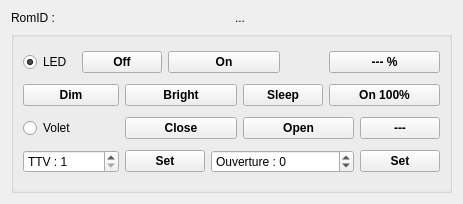
<?xml version="1.0" encoding="UTF-8"?>
<ui version="4.0">
 <class>LedOWui</class>
 <widget class="QWidget" name="LedOWui">
  <property name="geometry">
   <rect>
    <x>0</x>
    <y>0</y>
    <width>463</width>
    <height>204</height>
   </rect>
  </property>
  <property name="windowTitle">
   <string>Add Icons</string>
  </property>
  <layout class="QGridLayout" name="gridLayout_2">
   <item row="1" column="0" colspan="2">
    <widget class="QGroupBox" name="Mode">
     <property name="sizePolicy">
      <sizepolicy hsizetype="Minimum" vsizetype="MinimumExpanding">
       <horstretch>0</horstretch>
       <verstretch>0</verstretch>
      </sizepolicy>
     </property>
     <property name="title">
      <string/>
     </property>
     <layout class="QGridLayout" name="gridLayout">
      <item row="0" column="0">
       <widget class="QRadioButton" name="radioButtonLED">
        <property name="text">
         <string>LED</string>
        </property>
        <property name="checked">
         <bool>true</bool>
        </property>
       </widget>
      </item>
      <item row="0" column="1" colspan="2">
       <widget class="QPushButton" name="Off">
        <property name="font">
         <font>
          <weight>75</weight>
          <bold>true</bold>
         </font>
        </property>
        <property name="text">
         <string>Off</string>
        </property>
       </widget>
      </item>
      <item row="0" column="3" colspan="3">
       <widget class="QPushButton" name="On">
        <property name="font">
         <font>
          <weight>75</weight>
          <bold>true</bold>
         </font>
        </property>
        <property name="text">
         <string>On</string>
        </property>
       </widget>
      </item>
      <item row="0" column="7" colspan="2">
       <widget class="QPushButton" name="pushButtonPRC">
        <property name="font">
         <font>
          <weight>75</weight>
          <bold>true</bold>
         </font>
        </property>
        <property name="text">
         <string>--- %</string>
        </property>
       </widget>
      </item>
      <item row="1" column="0" colspan="2">
       <widget class="QPushButton" name="Dim">
        <property name="font">
         <font>
          <weight>75</weight>
          <bold>true</bold>
         </font>
        </property>
        <property name="text">
         <string>Dim</string>
        </property>
       </widget>
      </item>
      <item row="1" column="2" colspan="3">
       <widget class="QPushButton" name="Bright">
        <property name="font">
         <font>
          <weight>75</weight>
          <bold>true</bold>
         </font>
        </property>
        <property name="text">
         <string>Bright</string>
        </property>
       </widget>
      </item>
      <item row="1" column="5" colspan="2">
       <widget class="QPushButton" name="Sleep">
        <property name="font">
         <font>
          <weight>75</weight>
          <bold>true</bold>
         </font>
        </property>
        <property name="text">
         <string>Sleep</string>
        </property>
       </widget>
      </item>
      <item row="1" column="7" colspan="2">
       <widget class="QPushButton" name="On100">
        <property name="font">
         <font>
          <weight>75</weight>
          <bold>true</bold>
         </font>
        </property>
        <property name="text">
         <string>On 100%</string>
        </property>
       </widget>
      </item>
      <item row="2" column="0">
       <widget class="QRadioButton" name="radioButtonVolet">
        <property name="text">
         <string>Volet</string>
        </property>
       </widget>
      </item>
      <item row="2" column="2" colspan="3">
       <widget class="QPushButton" name="Close">
        <property name="font">
         <font>
          <weight>75</weight>
          <bold>true</bold>
         </font>
        </property>
        <property name="text">
         <string>Close</string>
        </property>
       </widget>
      </item>
      <item row="2" column="8">
       <widget class="QPushButton" name="pushButtonVolet">
        <property name="font">
         <font>
          <weight>75</weight>
          <bold>true</bold>
         </font>
        </property>
        <property name="text">
         <string>---</string>
        </property>
       </widget>
      </item>
      <item row="3" column="0" colspan="2">
       <widget class="QSpinBox" name="TTV">
        <property name="prefix">
         <string>TTV : </string>
        </property>
        <property name="minimum">
         <number>1</number>
        </property>
       </widget>
      </item>
      <item row="3" column="2" colspan="2">
       <widget class="QPushButton" name="SetTTV">
        <property name="font">
         <font>
          <weight>75</weight>
          <bold>true</bold>
         </font>
        </property>
        <property name="text">
         <string>Set</string>
        </property>
       </widget>
      </item>
      <item row="3" column="4" colspan="4">
       <widget class="QSpinBox" name="spinBoxVolet">
        <property name="suffix">
         <string/>
        </property>
        <property name="prefix">
         <string>Ouverture : </string>
        </property>
        <property name="minimum">
         <number>-255</number>
        </property>
       </widget>
      </item>
      <item row="3" column="8">
       <widget class="QPushButton" name="SetVolet">
        <property name="font">
         <font>
          <weight>75</weight>
          <bold>true</bold>
         </font>
        </property>
        <property name="text">
         <string>Set</string>
        </property>
       </widget>
      </item>
      <item row="2" column="5" colspan="3">
       <widget class="QPushButton" name="Open">
        <property name="font">
         <font>
          <weight>75</weight>
          <bold>true</bold>
         </font>
        </property>
        <property name="text">
         <string>Open</string>
        </property>
       </widget>
      </item>
     </layout>
    </widget>
   </item>
   <item row="0" column="0">
    <widget class="QLabel" name="labelRomID">
     <property name="text">
      <string>RomID : </string>
     </property>
    </widget>
   </item>
   <item row="0" column="1">
    <widget class="QLabel" name="RomID">
     <property name="text">
      <string>...</string>
     </property>
    </widget>
   </item>
  </layout>
 </widget>
 <resources/>
 <connections/>
</ui>
